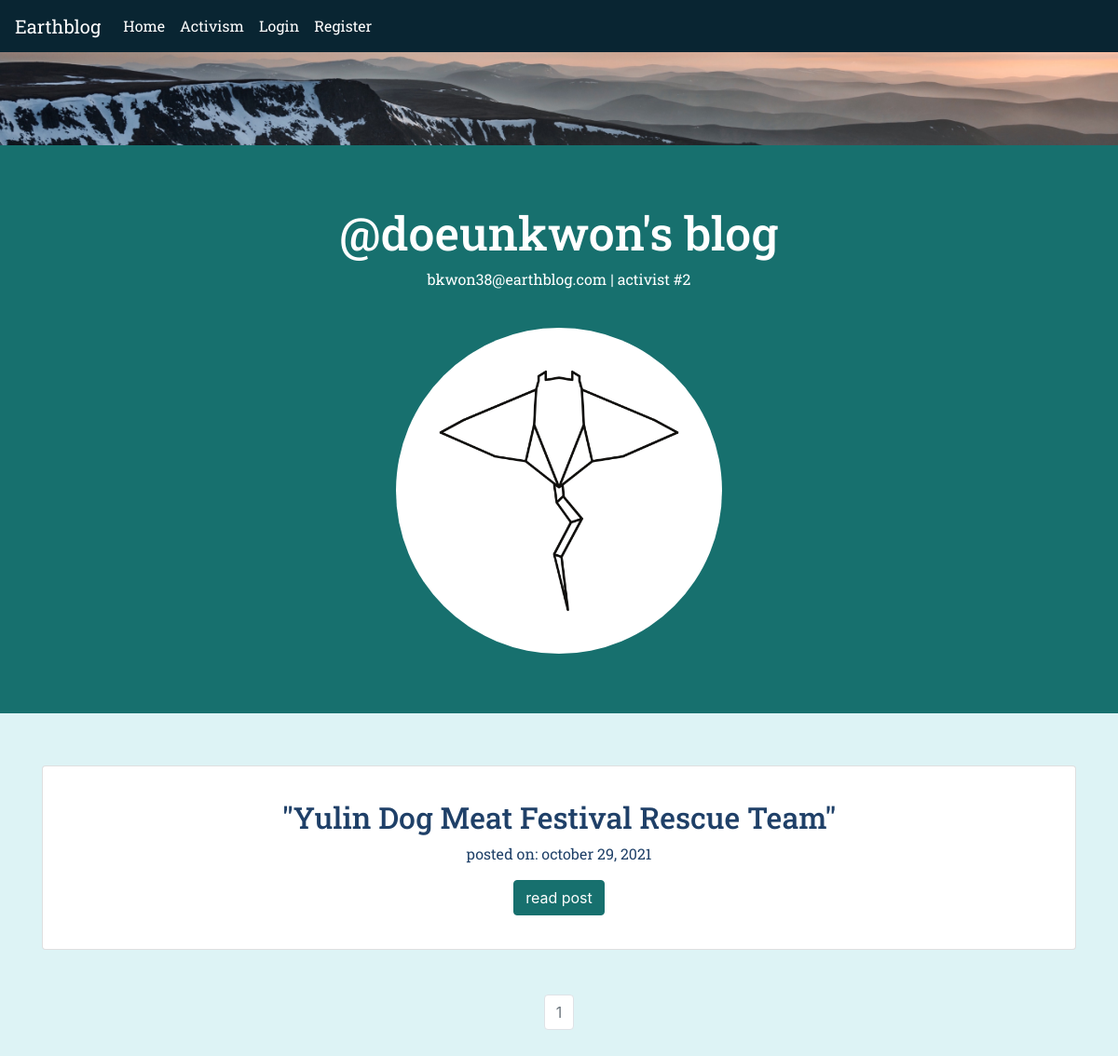
Page /doeunkwon on the committed database.
### earthblog/models.py (models this page shows, shortened)
class User(db.Model,UserMixin):
    __tablename__ = 'users'
    id = db.Column(db.Integer,primary_key=True)
    profile_image = db.Column(db.String(64),nullable=False,default=
                    'default_profile.png')
    email = db.Column(db.String(64),unique=True,index=True)
    username = db.Column(db.String(64),unique=True,index=True)
    password_hash = db.Column(db.String(128))
    posts = db.relationship('BlogPost',backref='author',lazy=True)

class BlogPost(db.Model):
    users = db.relationship(User)
    id = db.Column(db.Integer,primary_key=True)
    user_id = db.Column(db.Integer,db.ForeignKey('users.id'),nullable=False)
    date = db.Column(db.DateTime,nullable=False,default=datetime.utcnow)
    title = db.Column(db.String(140),nullable=False)
    text = db.Column(db.Text,nullable=False)

### earthblog/users/views.py (the view)
@users.route('/<username>')
def user_posts(username):
    page = request.args.get('page',1,type=int)
    user = User.query.filter_by(username=username).first_or_404()
    blog_posts = BlogPost.query.filter_by(author=user).order_by(BlogPost.date.desc()).paginate(page=page,per_page=5)
    return render_template('user_blog_posts.html',blog_posts=blog_posts,user=user)

### earthblog/__init__.py (called while the page is built)
@app.context_processor
def override_url_for():
    return dict(url_for=dated_url_for)

def dated_url_for(endpoint, **values):
    if endpoint == 'static':
        filename = values.get('filename', None)
        if filename:
            file_path = os.path.join(app.root_path,
                                 endpoint, filename)
            values['q'] = int(os.stat(file_path).st_mtime)
    return url_for(endpoint, **values)

### earthblog/templates/user_blog_posts.html
{% extends 'base.html' %}
{% block content %}
<img src="{{url_for('static',filename='headers/paul-rysz-EE6RhhcpY4c-unsplash.jpg')}}"
style="width:100%;height:10%" alt="first">
<div class="jumbotron jumbotron-fluid">
  <h1 style='font-size:50px'>@{{user.username}}'s blog</h1>
  <p style='color:white'>{{user.email}} | activist #{{user.id}}</p>
  <br>
  <img style="border-radius:100%" align='center' height='350' width='350' src="{{url_for('static',filename='profile_pics/'+user.profile_image)}}">
</div>
<br>
{% for post in blog_posts.items %}
  <div class="container">
    <ul class="list-group">
      <li class="list-group-item">
        <div class="container">
          <br>
          <h2><a style=color:#1F4068 class="card-title" href='{{url_for('blog_posts.blog_post',
          blog_post_id=post.id)}}'>"{{post.title}}"</a></h2>
          <p style=color:#1F4068;text-transform:lowercase>posted on: {{post.date.strftime('%B %d, %Y')}}</p>
          <a class="btn btn-primary" style='background-color:#17706E;border-color:#17706E' href="{{url_for('blog_posts.blog_post',blog_post_id=post.id)}}">read post</a>
          <br><br>
        </div>
      </li>
    </ul>
  </div>
{% endfor %}
<br><br>
<nav aria-label="Page navigation example">
  <ul class="pagination justify-content-center">
    {% for page_num in blog_posts.iter_pages(left_edge=1,right_edge=1,
    left_current=1,right_current=2) %}
      {% if blog_posts.page == page_num %}
        <li class="page-item disabled">
          <a class="page-link" href="{{url_for('users.user_posts',username=
          user.username,page=page_num)}}">{{page_num}}</a>
        </li>
      {% else %}
        <li class="page-item">
          <a class="page-link" href="{{url_for('users.user_posts',username=
          user.username,page=page_num)}}">{{page_num}}</a>
        </li>
      {% endif %}
    {% endfor %}
  </ul>
</nav>
<br><br>
{% endblock %}

### earthblog/static/style.css (style rules this page uses)
h1 { color: white; font-family: 'Roboto Slab', serif; }
h2 { font-family: 'Roboto Slab', serif; }
p { color: black; font-family: 'Roboto Slab', serif; }
body { color: #204051 }
.jumbotron { background-color: #17706E; }
body { background-color: #DDF3F5 }

### rows in the picture
User: username "doeunkwon", email "bkwon38@earthblog.com", id "2", profile_image (placeholder picture)
BlogPost: title "Yulin Dog Meat Festival Rescue Team", date "october 29, 2021"

### other values in the picture
{{ page_num }} "1"
